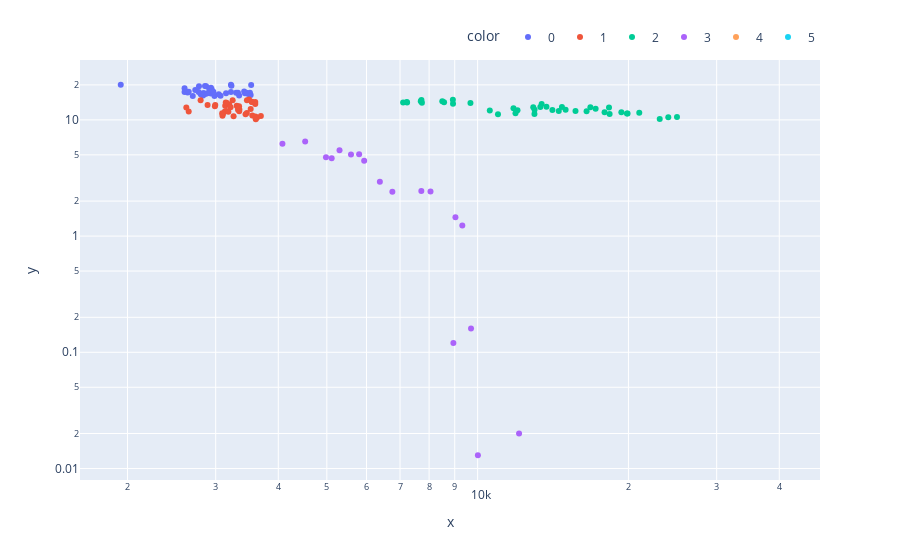

Notebook source saved alongside this figure:
### Code cell
df = px.data.gapminder().query("year==2007")
fig = px.scatter(df, x=dataset['Temperature (K)'], y=dataset['Absolute magnitude(Mv)'], color=dataset['Star type'].astype('str'),
     size_max=45, log_x=True,log_y=True)

fig.update_layout(legend=dict(
    orientation="h",
    yanchor="bottom",
    y=1.02,
    xanchor="right",
    x=1
))

fig.show()

### Figure 1 — Plotly figure (JSON) as saved in the notebook; plotly's stock layout.template omitted (floating-point values rounded to 4 significant figures)
{"data": [{"hovertemplate": "color=0<br>x=%{x}<br>y=%{y}<extra></extra>", "legendgroup": "0", "marker": {"color": "#636efa", "symbol": "circle"}, "mode": "markers", "name": "0", "orientation": "v", "showlegend": true, "type": "scatter", "x": [3068, 3042, 2600, 2800, 1939, 2840, 2637, 2600, 2650, 2700, 3341, 3432, 2983, 2835, 2935, 3295, 2945, 2817, 2774, 2871, 3323, 3531, 3218, 3146, 3511, 3225, 2935, 2861, 2856, 2731, 2831, 2914, 3419, 3218, 3453, 2889, 2968, 3484, 2778, 3523], "xaxis": "x", "y": [16.12, 16.6, 18.7, 16.65, 20.06, 16.98, 17.22, 17.4, 17.45, 16.05, 16.23, 16.94, 16.09, 16.96, 18.89, 17.13, 18.34, 16.45, 17.39, 19.43, 17.16, 19.94, 20.02, 16.92, 17.12, 19.63, 16.88, 16.71, 19.56, 18.09, 16.21, 18.39, 17.56, 17.34, 17.08, 16.93, 17.45, 16.67, 19.45, 16.35], "yaxis": "y"}, {"hovertemplate": "color=1<br>x=%{x}<br>y=%{y}<extra></extra>", "legendgroup": "1", "marker": {"color": "#EF553B", "symbol": "circle"}, "mode": "markers", "name": "1", "orientation": "v", "showlegend": true, "type": "scatter", "x": [3600, 3129, 3134, 3628, 2650, 3340, 2799, 3692, 3192, 3441, 3345, 3607, 3304, 3150, 3550, 3180, 2890, 3342, 2621, 3158, 3095, 3607, 3100, 2989, 3542, 3243, 3091, 3598, 3324, 3541, 3462, 3257, 2994, 3212, 3523, 3598, 3142, 3496, 3324, 3463], "xaxis": "x", "y": [10.69, 11.79, 13.21, 10.48, 11.78, 13.07, 14.79, 10.8, 13.53, 11.18, 12.3, 10.12, 13.2, 11.94, 10.89, 11.76, 13.46, 11.87, 12.81, 13.98, 10.87, 10.34, 11.17, 13.12, 14.23, 14.75, 11.43, 14.26, 12.23, 14.33, 11.47, 10.73, 13.45, 12.85, 12.43, 13.67, 14.12, 14.94, 12.78, 14.78], "yaxis": "y"}, {"hovertemplate": "color=2<br>x=%{x}<br>y=%{y}<extra></extra>", "legendgroup": "2", "marker": {"color": "#00cc96", "symbol": "circle"}, "mode": "markers", "name": "2", "orientation": "v", "showlegend": true, "type": "scatter", "x": [25000, 7740, 7220, 8500, 16500, 12990, 8570, 7700, 11790, 7230, 7100, 10574, 8930, 17200, 14100, 9675, 12010, 10980, 13720, 19860, 13420, 21020, 18290, 14520, 11900, 8924, 12912, 14732, 7723, 12984, 16790, 15680, 14982, 13340, 18340, 19920, 24020, 23092, 17920, 19360], "xaxis": "x", "y": [10.58, 14.02, 14.23, 14.5, 11.89, 12.23, 14.2, 14.47, 12.59, 14.08, 14.09, 12.02, 13.78, 12.45, 12.17, 13.98, 12.13, 11.19, 12.97, 11.34, 13.67, 11.52, 12.78, 11.92, 11.38, 14.87, 12.83, 12.89, 14.81, 11.23, 12.87, 11.92, 12.23, 12.9, 11.22, 11.34, 10.55, 10.18, 11.66, 11.62], "yaxis": "y"}, {"hovertemplate": "color=3<br>x=%{x}<br>y=%{y}<extra></extra>", "legendgroup": "3", "marker": {"color": "#ab63fa", "symbol": "circle"}, "mode": "markers", "name": "3", "orientation": "v", "showlegend": true, "type": "scatter", "x": [39000, 30000, 15276, 9700, 5800, 8052, 6757, 6380, 5936, 5587, 5300, 4526, 4077, 4980, 9030, 11250, 5112, 7720, 12098, 36108, 29560, 8945, 14060, 16390, 25070, 28700, 26140, 20120, 13023, 37800, 22350, 10012, 13089, 22012, 34190, 32460, 9320, 19400, 17140, 8250], "xaxis": "x", "y": [-4.7, -4.2, -1.97, 0.16, 5.05, 2.42, 2.41, 2.93, 4.46, 5.03, 5.49, 6.506, 6.228, 4.78, 1.45, -2.3, 4.68, 2.44, 0.02, -4.4, -4.01, 0.12, -2.04, -3.32, -3.98, -4.09, -3.8, -3.4, -1.38, -4.56, -3.67, 0.013, -0.12, -2.55, -4.57, -4.36, 1.236, -3.08, -2.64, -0.98], "yaxis": "y"}, {"hovertemplate": "color=4<br>x=%{x}<br>y=%{y}<extra></extra>", "legendgroup": "4", "marker": {"color": "#FFA15A", "symbol": "circle"}, "mode": "markers", "name": "4", "orientation": "v", "showlegend": true, "type": "scatter", "x": [3826, 3365, 3270, 3200, 3008, 3600, 3575, 3574, 3625, 33750, 33300, 40000, 23000, 17120, 11096, 14245, 24630, 12893, 24345, 33421, 25390, 11567, 12675, 5752, 8927, 7282, 19923, 26373, 17383, 9373, 23678, 12749, 9383, 23440, 16787, 18734, 9892, 10930, 23095, 21738], "xaxis": "x", "y": [-6.93, -6.2, -6.02, -7.22, -6, -6.6, -6.78, -5.24, -6.74, -6.1, -6.5, -6.23, -5.76, -6.89, -5.91, -6.12, -5.83, -6.34, -6.24, -5.79, -5.92, -6.245, -5.62, -6.63, -7.34, -7.22, -5.69, -5.83, -6.09, -5.99, -6.27, -7.02, -6.98, -5.975, -6.35, -7.45, -7.262, -6.224, -5.905, -7.346], "yaxis": "y"}, {"hovertemplate": "color=5<br>x=%{x}<br>y=%{y}<extra></extra>", "legendgroup": "5", "marker": {"color": "#19d3f3", "symbol": "circle"}, "mode": "markers", "name": "5", "orientation": "v", "showlegend": true, "type": "scatter", "x": [3490, 3750, 3834, 3749, 3650, 3450, 3660, 3450, 3752, 3535, 3459, 3605, 3615, 3399, 3610, 3553, 4015, 3625, 6850, 3780, 3570, 3500, 4287, 26000, 3600, 3614, 18000, 11000, 12100, 24490, 24145, 38234, 32489, 27739, 21904, 38940, 30839, 8829, 9235, 37882], "xaxis": "x", "y": [-9.4, -7.63, -9.2, -8.05, -7.79, -11.75, -11.92, -11.28, -11.24, -11.36, -10.7, -10.81, -11.33, -10.92, -10.86, -11.03, -11.39, -10.25, -10.07, -10.7, -7.58, -8.18, -9.2, -9.1, -7.89, -7.71, -8.3, -9.9, -7.84, -8.24, -8.84, -9.29, -10.84, -7.59, -7.67, -9.93, -10.63, -10.73, -11.23, -7.8], "yaxis": "y"}], "layout": {"legend": {"orientation": "h", "title": {"text": "color"}, "tracegroupgap": 0, "x": 1, "xanchor": "right", "y": 1.02, "yanchor": "bottom"}, "margin": {"t": 60}, "xaxis": {"anchor": "y", "domain": [0, 1], "title": {"text": "x"}, "type": "log"}, "yaxis": {"anchor": "x", "domain": [0, 1], "title": {"text": "y"}, "type": "log"}}}
